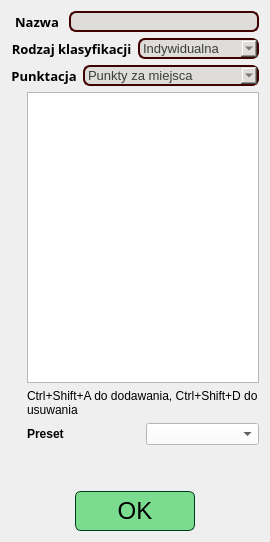
<?xml version="1.0" encoding="UTF-8"?>
<ui version="4.0">
 <class>ClassificationEditorWidget</class>
 <widget class="QWidget" name="ClassificationEditorWidget">
  <property name="geometry">
   <rect>
    <x>0</x>
    <y>0</y>
    <width>268</width>
    <height>542</height>
   </rect>
  </property>
  <property name="windowTitle">
   <string>Form</string>
  </property>
  <layout class="QVBoxLayout" name="verticalLayout_2" stretch="0,0,0,5,0,0">
   <item>
    <layout class="QHBoxLayout" name="horizontalLayout_2">
     <item>
      <widget class="QLabel" name="label_name">
       <property name="font">
        <font>
         <family>Quicksand Medium</family>
         <pointsize>10</pointsize>
         <bold>true</bold>
        </font>
       </property>
       <property name="styleSheet">
        <string notr="true">QLabel{
background: transparent;
color: rgb(0, 0, 0);
}</string>
       </property>
       <property name="text">
        <string>Nazwa</string>
       </property>
       <property name="alignment">
        <set>Qt::AlignCenter</set>
       </property>
      </widget>
     </item>
     <item>
      <widget class="QLineEdit" name="lineEdit_name">
       <property name="minimumSize">
        <size>
         <width>190</width>
         <height>21</height>
        </size>
       </property>
       <property name="maximumSize">
        <size>
         <width>190</width>
         <height>21</height>
        </size>
       </property>
       <property name="font">
        <font>
         <pointsize>10</pointsize>
        </font>
       </property>
       <property name="styleSheet">
        <string notr="true">QWidget{
	background-color: rgb(222, 221, 218);
	color: rgb(60, 60, 60);
	border: 2px solid rgb(65, 0, 0);
	border-radius: 7px;
}

QDoubleSpinBox::up-button{
border: 1px solid rgb(33, 42, 0);
border-radius: 3px;
		background-color: rgb(129, 175, 117);
	color: rgb(0, 59, 23);
}
QDoubleSpinBox::down-button{
border: 1px solid rgb(33, 42, 0);
border-radius: 3px;
	background-color: rgb(129, 175, 117);
	color: rgb(0, 59, 23);
}</string>
       </property>
      </widget>
     </item>
    </layout>
   </item>
   <item>
    <layout class="QHBoxLayout" name="horizontalLayout">
     <item>
      <widget class="QLabel" name="label_name_3">
       <property name="font">
        <font>
         <family>Quicksand Medium</family>
         <pointsize>10</pointsize>
         <bold>true</bold>
        </font>
       </property>
       <property name="styleSheet">
        <string notr="true">QLabel{
background: transparent;
color: rgb(0, 0, 0);
}</string>
       </property>
       <property name="text">
        <string>Rodzaj klasyfikacji</string>
       </property>
       <property name="alignment">
        <set>Qt::AlignCenter</set>
       </property>
      </widget>
     </item>
     <item>
      <widget class="QComboBox" name="comboBox_type">
       <property name="sizePolicy">
        <sizepolicy hsizetype="Maximum" vsizetype="Maximum">
         <horstretch>0</horstretch>
         <verstretch>0</verstretch>
        </sizepolicy>
       </property>
       <property name="minimumSize">
        <size>
         <width>21</width>
         <height>0</height>
        </size>
       </property>
       <property name="maximumSize">
        <size>
         <width>250</width>
         <height>21</height>
        </size>
       </property>
       <property name="font">
        <font>
         <pointsize>10</pointsize>
        </font>
       </property>
       <property name="toolTip">
        <string>&lt;html&gt;&lt;head/&gt;&lt;body&gt;&lt;p&gt;- W opcji &amp;quot;Oryginalny&amp;quot; jeżeli skoczek wyląduje przed czujnikiem wiatru koło 75% punktu K, żaden czujnik powyżej tej odległości się nie wlicza. - - Opcja &amp;quot;Pełny&amp;quot; nie ogranicza się do 75% punktu K, tylko działa na każdej odległości.&lt;/p&gt;&lt;p&gt;- &amp;quot;Wyłączony&amp;quot; w ogóle nie posiada takiej funkcjonalności.&lt;/p&gt;&lt;/body&gt;&lt;/html&gt;</string>
       </property>
       <property name="styleSheet">
        <string notr="true">QWidget{
	background-color: rgb(222, 221, 218);
	color: rgb(60, 60, 60);
	border: 2px solid rgb(65, 0, 0);
	border-radius: 7px;
}</string>
       </property>
       <property name="currentIndex">
        <number>0</number>
       </property>
       <property name="maxCount">
        <number>100</number>
       </property>
       <item>
        <property name="text">
         <string>Indywidualna</string>
        </property>
       </item>
       <item>
        <property name="text">
         <string>Drużynowa</string>
        </property>
       </item>
      </widget>
     </item>
    </layout>
   </item>
   <item>
    <layout class="QHBoxLayout" name="horizontalLayout_3">
     <item>
      <widget class="QLabel" name="label_name_2">
       <property name="font">
        <font>
         <family>Quicksand Medium</family>
         <pointsize>10</pointsize>
         <bold>true</bold>
        </font>
       </property>
       <property name="styleSheet">
        <string notr="true">QLabel{
background: transparent;
color: rgb(0, 0, 0);
}</string>
       </property>
       <property name="text">
        <string>Punktacja</string>
       </property>
       <property name="alignment">
        <set>Qt::AlignCenter</set>
       </property>
      </widget>
     </item>
     <item>
      <widget class="QComboBox" name="comboBox_points">
       <property name="sizePolicy">
        <sizepolicy hsizetype="Maximum" vsizetype="Maximum">
         <horstretch>0</horstretch>
         <verstretch>0</verstretch>
        </sizepolicy>
       </property>
       <property name="minimumSize">
        <size>
         <width>0</width>
         <height>21</height>
        </size>
       </property>
       <property name="maximumSize">
        <size>
         <width>250</width>
         <height>21</height>
        </size>
       </property>
       <property name="font">
        <font>
         <pointsize>10</pointsize>
        </font>
       </property>
       <property name="toolTip">
        <string>&lt;html&gt;&lt;head/&gt;&lt;body&gt;&lt;p&gt;- W opcji &amp;quot;Oryginalny&amp;quot; jeżeli skoczek wyląduje przed czujnikiem wiatru koło 75% punktu K, żaden czujnik powyżej tej odległości się nie wlicza. - - Opcja &amp;quot;Pełny&amp;quot; nie ogranicza się do 75% punktu K, tylko działa na każdej odległości.&lt;/p&gt;&lt;p&gt;- &amp;quot;Wyłączony&amp;quot; w ogóle nie posiada takiej funkcjonalności.&lt;/p&gt;&lt;/body&gt;&lt;/html&gt;</string>
       </property>
       <property name="styleSheet">
        <string notr="true">QWidget{
	background-color: rgb(222, 221, 218);
	color: rgb(60, 60, 60);
	border: 2px solid rgb(65, 0, 0);
	border-radius: 7px;
}</string>
       </property>
       <property name="currentIndex">
        <number>0</number>
       </property>
       <property name="maxCount">
        <number>100</number>
       </property>
       <item>
        <property name="text">
         <string>Punkty za miejsca</string>
        </property>
       </item>
       <item>
        <property name="text">
         <string>Nota punktowa z zawodów</string>
        </property>
       </item>
      </widget>
     </item>
    </layout>
   </item>
   <item>
    <layout class="QHBoxLayout" name="horizontalLayout_4">
     <item>
      <spacer name="horizontalSpacer">
       <property name="orientation">
        <enum>Qt::Horizontal</enum>
       </property>
       <property name="sizeHint" stdset="0">
        <size>
         <width>40</width>
         <height>20</height>
        </size>
       </property>
      </spacer>
     </item>
     <item>
      <layout class="QVBoxLayout" name="verticalLayout" stretch="1,0,0">
       <item>
        <widget class="QTableView" name="tableView_pointsForPlaces">
         <property name="sizePolicy">
          <sizepolicy hsizetype="Maximum" vsizetype="Minimum">
           <horstretch>0</horstretch>
           <verstretch>0</verstretch>
          </sizepolicy>
         </property>
        </widget>
       </item>
       <item>
        <widget class="QLabel" name="label_shortcuts">
         <property name="sizePolicy">
          <sizepolicy hsizetype="Preferred" vsizetype="Maximum">
           <horstretch>0</horstretch>
           <verstretch>0</verstretch>
          </sizepolicy>
         </property>
         <property name="text">
          <string>Ctrl+Shift+A do dodawania, Ctrl+Shift+D do usuwania</string>
         </property>
         <property name="wordWrap">
          <bool>true</bool>
         </property>
        </widget>
       </item>
       <item>
        <layout class="QHBoxLayout" name="horizontalLayout_5">
         <item>
          <widget class="QLabel" name="label">
           <property name="font">
            <font>
             <bold>true</bold>
            </font>
           </property>
           <property name="text">
            <string>Preset</string>
           </property>
          </widget>
         </item>
         <item>
          <widget class="QComboBox" name="comboBox_presets">
           <property name="styleSheet">
            <string notr="true">color: black; background-color: white;</string>
           </property>
          </widget>
         </item>
        </layout>
       </item>
      </layout>
     </item>
    </layout>
   </item>
   <item>
    <spacer name="verticalSpacer">
     <property name="orientation">
      <enum>Qt::Vertical</enum>
     </property>
     <property name="sizeHint" stdset="0">
      <size>
       <width>20</width>
       <height>40</height>
      </size>
     </property>
    </spacer>
   </item>
   <item>
    <layout class="QHBoxLayout" name="horizontalLayout_OKButton_2">
     <item>
      <spacer name="horizontalSpacer_3">
       <property name="orientation">
        <enum>Qt::Horizontal</enum>
       </property>
       <property name="sizeHint" stdset="0">
        <size>
         <width>40</width>
         <height>20</height>
        </size>
       </property>
      </spacer>
     </item>
     <item>
      <widget class="QPushButton" name="pushButton_submit">
       <property name="minimumSize">
        <size>
         <width>120</width>
         <height>40</height>
        </size>
       </property>
       <property name="maximumSize">
        <size>
         <width>120</width>
         <height>40</height>
        </size>
       </property>
       <property name="font">
        <font>
         <pointsize>18</pointsize>
        </font>
       </property>
       <property name="styleSheet">
        <string notr="true">QPushButton{
border: 1px solid rgb(0, 59, 23);
border-radius: 6px;
color: rgb(0, 0, 0);
background-color: rgb(123, 220, 144);
}
QPushButton:hover{
background-color: rgb(153, 253, 174);
}</string>
       </property>
       <property name="text">
        <string>OK</string>
       </property>
      </widget>
     </item>
     <item>
      <spacer name="horizontalSpacer_4">
       <property name="orientation">
        <enum>Qt::Horizontal</enum>
       </property>
       <property name="sizeHint" stdset="0">
        <size>
         <width>40</width>
         <height>20</height>
        </size>
       </property>
      </spacer>
     </item>
    </layout>
   </item>
  </layout>
 </widget>
 <resources/>
 <connections/>
</ui>
